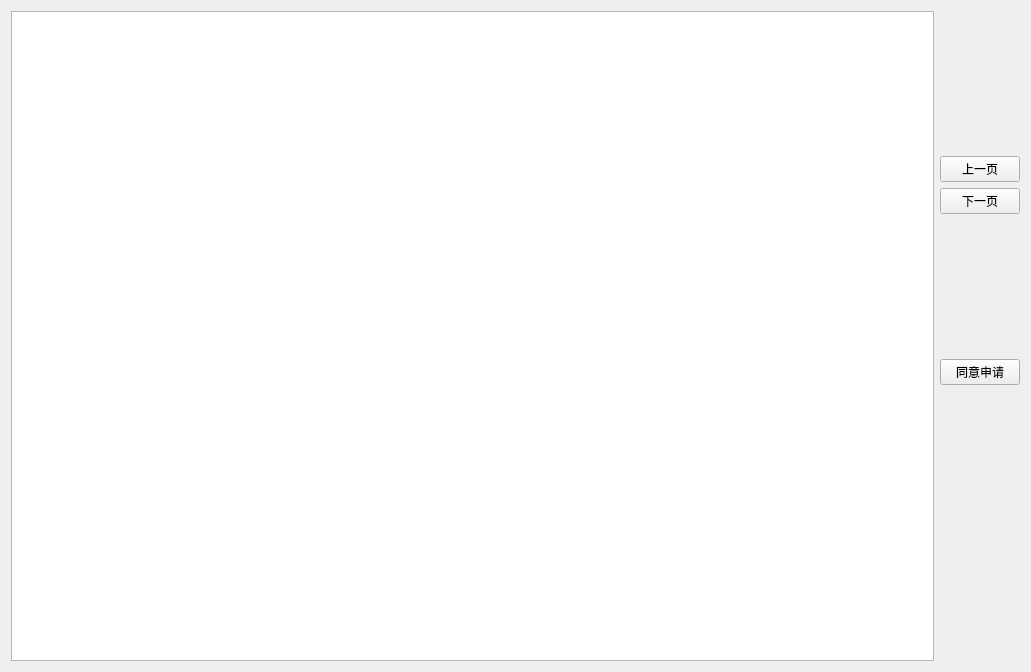
                  <widget class="QWidget" name="scrollAreaWidgetContents_3">
                   <property name="geometry">
                    <rect>
                     <x>0</x>
                     <y>0</y>
                     <width>1031</width>
                     <height>672</height>
                    </rect>
                   </property>
                   <layout class="QGridLayout" name="gridLayout_29">
                    <item row="0" column="0" rowspan="6">
                     <widget class="QTableWidget" name="searchResult_3"/>
                    </item>
                    <item row="0" column="1">
                     <spacer name="verticalSpacer_12">
                      <property name="orientation">
                       <enum>Qt::Vertical</enum>
                      </property>
                      <property name="sizeType">
                       <enum>QSizePolicy::Fixed</enum>
                      </property>
                      <property name="sizeHint" stdset="0">
                       <size>
                        <width>20</width>
                        <height>108</height>
                       </size>
                      </property>
                     </spacer>
                    </item>
                    <item row="1" column="1">
                     <widget class="QPushButton" name="pushButton_15">
                      <property name="text">
                       <string>上一页</string>
                      </property>
                     </widget>
                    </item>
                    <item row="2" column="1">
                     <widget class="QPushButton" name="pushButton_16">
                      <property name="text">
                       <string>下一页</string>
                      </property>
                     </widget>
                    </item>
                    <item row="3" column="1">
                     <spacer name="verticalSpacer_13">
                      <property name="orientation">
                       <enum>Qt::Vertical</enum>
                      </property>
                      <property name="sizeType">
                       <enum>QSizePolicy::Fixed</enum>
                      </property>
                      <property name="sizeHint" stdset="0">
                       <size>
                        <width>20</width>
                        <height>128</height>
                       </size>
                      </property>
                     </spacer>
                    </item>
                    <item row="4" column="1">
                     <widget class="QPushButton" name="pushButton_6">
                      <property name="text">
                       <string>同意申请</string>
                      </property>
                     </widget>
                    </item>
                    <item row="5" column="1">
                     <spacer name="verticalSpacer_17">
                      <property name="orientation">
                       <enum>Qt::Vertical</enum>
                      </property>
                      <property name="sizeType">
                       <enum>QSizePolicy::Fixed</enum>
                      </property>
                      <property name="sizeHint" stdset="0">
                       <size>
                        <width>20</width>
                        <height>276</height>
                       </size>
                      </property>
                     </spacer>
                    </item>
                   </layout>
                  </widget>
